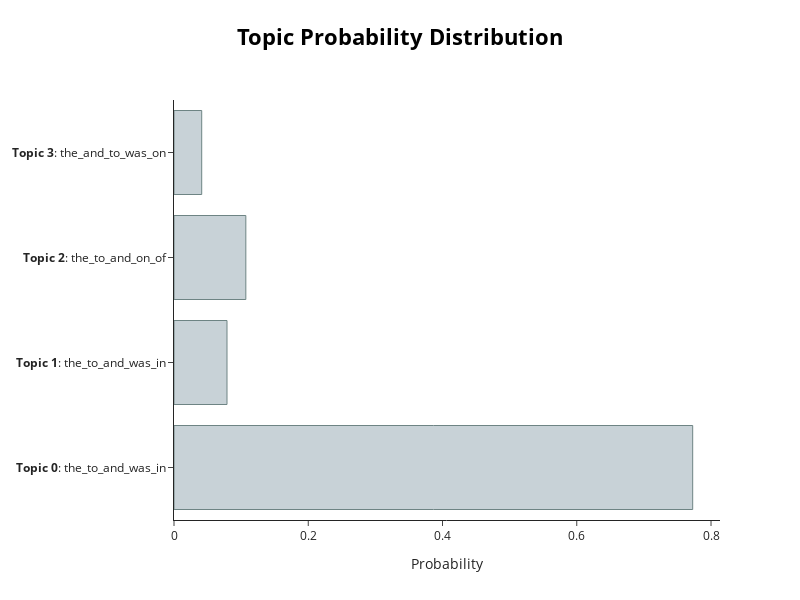

The notebook cell this image was saved under:
### Code cell
doc_vis_distr = visualize_distributions(100)
doc_vis_distr

### Figure 1 — Plotly figure (JSON) as saved in the notebook; plotly's stock layout.template omitted (floating-point values rounded to 4 significant figures)
{"data": [{"marker": {"color": "#C8D2D7", "line": {"color": "#6E8484", "width": 1}}, "orientation": "h", "type": "bar", "x": [0.7727, 0.07897, 0.107, 0.04129], "y": ["<b>Topic 0</b>: the_to_and_was_in", "<b>Topic 1</b>: the_to_and_was_in", "<b>Topic 2</b>: the_to_and_on_of", "<b>Topic 3</b>: the_and_to_was_on"]}], "layout": {"height": 600, "hoverlabel": {"bgcolor": "white", "font": {"family": "Rockwell", "size": 16}}, "title": {"font": {"color": "Black", "size": 22}, "text": "<b>Topic Probability Distribution</b>", "x": 0.5, "xanchor": "center", "y": 0.95, "yanchor": "top"}, "width": 800, "xaxis": {"title": {"text": "Probability"}}}}
